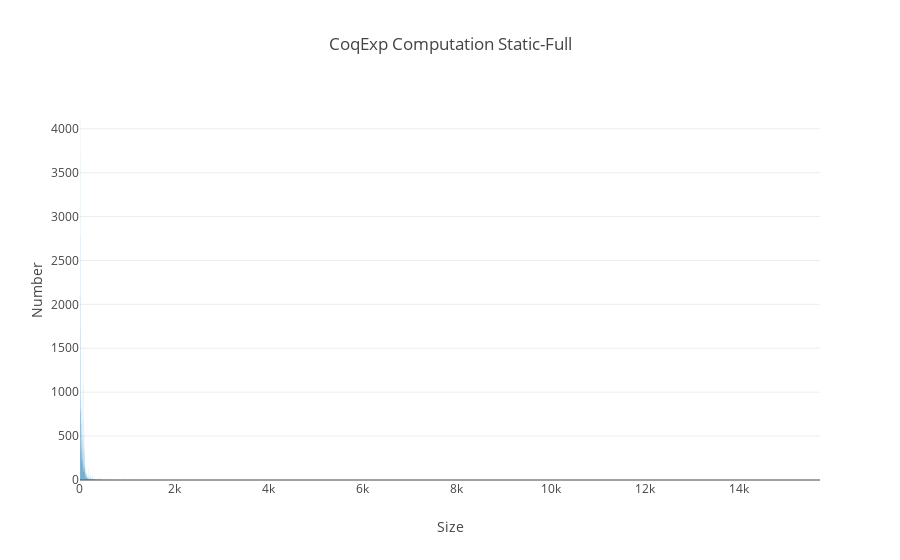

Notebook cell for this chart:
### Code cell
import plotly
import plotly.plotly as py
import plotly.graph_objs as go

hist_sf, maxsize = tactr_stats.coqexp_comp_p('static_full_comp', f_avg=False, f_trunc=False)
print("Maxsize", maxsize)
data = [go.Bar(x=[k for k, v in hist_sf.items()], y=[v for k, v in hist_sf.items()])]

layout = go.Layout(
    title='CoqExp Computation Static-Full',
    xaxis=dict(
        title='Size'
    ),
    yaxis=dict(
        title='Number',
    ),
)
fig = go.Figure(data=data, layout=layout)
plotly.offline.init_notebook_mode(connected=True)
plotly.offline.iplot(fig, filename='coqexp-sf-hist')

### Figure 1 — Plotly figure (JSON) as saved in the notebook; plotly's stock layout.template omitted (floating-point values rounded to 4 significant figures; data arrays with more than 128 entries replaced by an {"elided": "..."} marker saying what was removed)
{"data": [{"type": "bar", "x": {"elided": "754 int values"}, "y": {"elided": "754 int values"}}], "layout": {"title": "CoqExp Computation Static-Full", "xaxis": {"title": "Size"}, "yaxis": {"title": "Number"}}}
